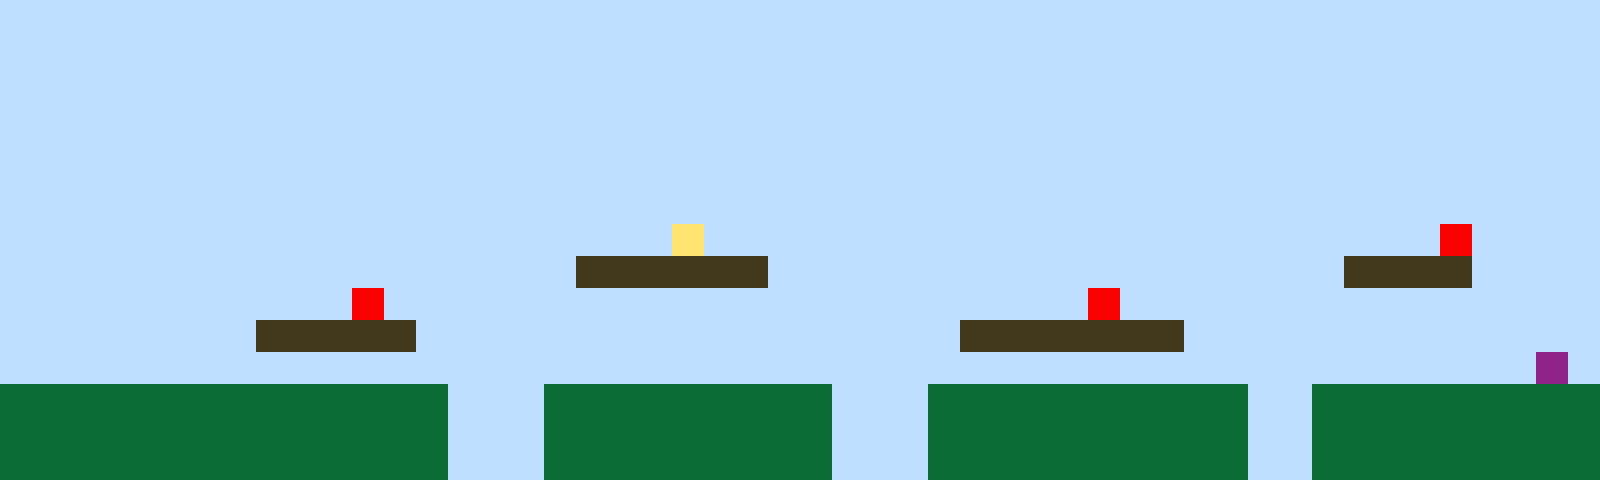

Rendered tile map (Tiled .tmx) drawn with the repository's tilesets; below, a short description and the full map source, tile grids included:
An orthogonal 50x15 tile map with 32x32 px tiles, 1 tile layer (Tile Layer 1).

<map version="1.10" tiledversion="1.11.2" orientation="orthogonal" renderorder="right-up" width="50" height="15" tilewidth="32" tileheight="32" infinite="0" nextlayerid="2" nextobjectid="1"><editorsettings><export target="map1.csv" format="csv" /></editorsettings><tileset firstgid="1" name="sprites" tilewidth="32" tileheight="32" tilecount="6" columns="3"><image source="sprites.png" width="96" height="64" /></tileset><layer id="1" name="Tile Layer 1" width="50" height="15"><data encoding="csv">1,1,1,1,1,1,1,1,1,1,1,1,1,1,1,1,1,1,1,1,1,1,1,1,1,1,1,1,1,1,1,1,1,1,1,1,1,1,1,1,1,1,1,1,1,1,1,1,1,1,1,1,1,1,1,1,1,1,1,1,1,1,1,1,1,1,1,1,1,1,1,1,1,1,1,1,1,1,1,1,1,1,1,1,1,1,1,1,1,1,1,1,1,1,1,1,1,1,1,1,1,1,1,1,1,1,1,1,1,1,1,1,1,1,1,1,1,1,1,1,1,1,1,1,1,1,1,1,1,1,1,1,1,1,1,1,1,1,1,1,1,1,1,1,1,1,1,1,1,1,1,1,1,1,1,1,1,1,1,1,1,1,1,1,1,1,1,1,1,1,1,1,1,1,1,1,1,1,1,1,1,1,1,1,1,1,1,1,1,1,1,1,1,1,1,1,1,1,1,1,1,1,1,1,1,1,1,1,1,1,1,1,1,1,1,1,1,1,1,1,1,1,1,1,1,1,1,1,1,1,1,1,1,1,1,1,1,1,1,1,1,1,1,1,1,1,1,1,1,1,1,1,1,1,1,1,1,1,1,1,1,1,1,1,1,1,1,1,1,1,1,1,1,1,1,1,1,1,1,1,1,1,1,1,1,1,1,1,1,1,1,1,1,1,1,1,1,1,1,1,1,1,1,1,1,1,1,1,1,1,1,1,1,1,1,1,1,1,1,1,1,1,1,1,1,1,1,1,1,1,1,1,1,1,1,1,1,1,1,1,1,1,1,1,1,1,1,1,1,1,1,1,1,1,1,1,1,1,1,1,1,1,1,1,1,1,1,1,1,1,1,4,1,1,1,1,1,1,1,1,1,1,1,1,1,1,1,1,1,1,1,1,1,1,1,5,1,1,1,1,1,1,1,1,1,1,1,1,1,1,1,1,1,1,1,1,1,1,3,3,3,3,3,3,1,1,1,1,1,1,1,1,1,1,1,1,1,1,1,1,1,1,3,3,3,3,1,1,1,1,1,1,1,1,1,1,1,1,1,1,1,5,1,1,1,1,1,1,1,1,1,1,1,1,1,1,1,1,1,1,1,1,1,1,5,1,1,1,1,1,1,1,1,1,1,1,1,1,1,1,1,1,1,1,1,1,1,1,3,3,3,3,3,1,1,1,1,1,1,1,1,1,1,1,1,1,1,1,1,1,3,3,3,3,3,3,3,1,1,1,1,1,1,1,1,1,1,1,1,1,1,1,1,1,1,1,1,1,1,1,1,1,1,1,1,1,1,1,1,1,1,1,1,1,1,1,1,1,1,1,1,1,1,1,1,1,1,1,1,1,1,1,1,1,1,1,1,1,6,1,2,2,2,2,2,2,2,2,2,2,2,2,2,2,1,1,1,2,2,2,2,2,2,2,2,2,1,1,1,2,2,2,2,2,2,2,2,2,2,1,1,2,2,2,2,2,2,2,2,2,2,2,2,2,2,2,2,2,2,2,2,2,2,2,1,1,1,2,2,2,2,2,2,2,2,2,1,1,1,2,2,2,2,2,2,2,2,2,2,1,1,2,2,2,2,2,2,2,2,2,2,2,2,2,2,2,2,2,2,2,2,2,2,2,1,1,1,2,2,2,2,2,2,2,2,2,1,1,1,2,2,2,2,2,2,2,2,2,2,1,1,2,2,2,2,2,2,2,2,2</data></layer></map>
